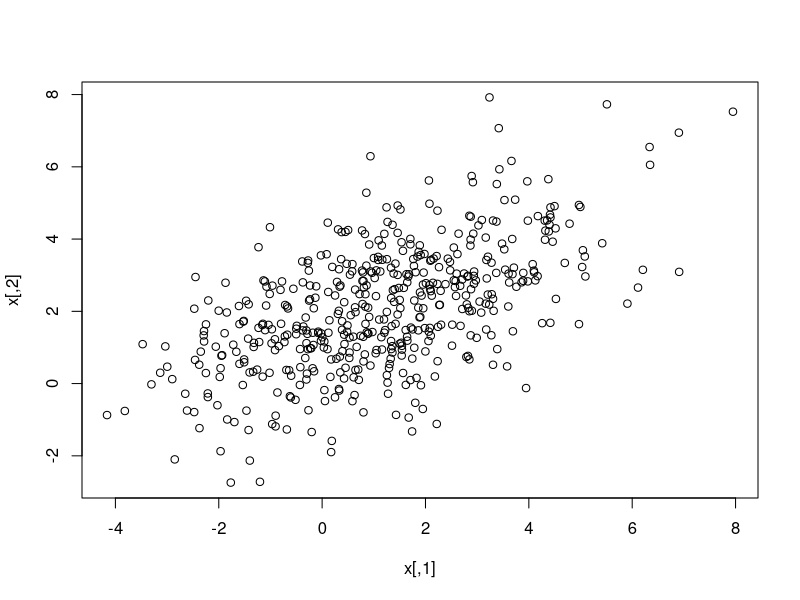

Source code (R):
library(mnormt)

install.packages('mvtnorm')
library(mvtnorm)

sigma = matrix(c(4,2,2,3), nrow=2)
x = rmvnorm(n=500, mean=c(1,2), sigma = sigma)
head(x)
plot(x)

colMeans(x)
var(x)

data(swiss)
help(swiss)
head(swiss)

# mean for 2 columns
colMeans(swiss[,2:3])
colMeans(swiss)

#standart deviation for 2 columns
sapply(swiss[,2:3], sd)

# covariation matrix for 2 columns
var(swiss[,2:3])

# covariation matrix for all the data
var(swiss)

# correlation matrix for all the data
cor(swiss)

# correlation importance test
cor.test(swiss[,2], swiss[,3])
